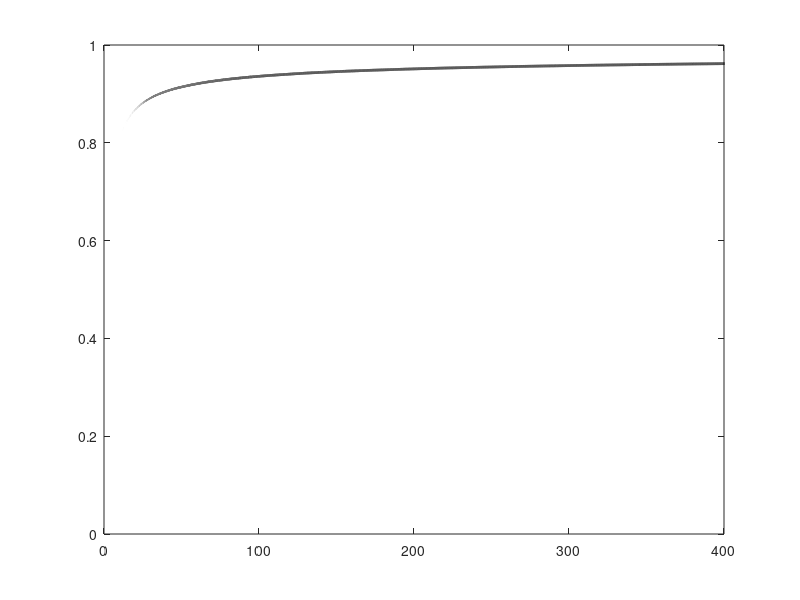

Write the MATLAB code that produced this figure.
close all;
clc;
clear all;

m = 1;
v = 2;
mu = log((m^2)/sqrt(v+m^2));
sigma = sqrt(log(v/(m^2)+1));
X = lognrnd(mu,sigma,1,1e6);
%Y_sam = X;
Y_sam = 5.^X;
lognfit(Y_sam)
figure(1)
[F_Y, Y,~,~,eid] = cdfcalc(Y_sam);
F_Y = F_Y(1:length(Y_sam));

plot(Y, F_Y,'k', 'Linewidth',2);
axis([0 400 0 1]);
%% Determine the distribution parmaters using MLE from the emperical path loss values
para_ln = fitdist(Y, 'lognormal');
